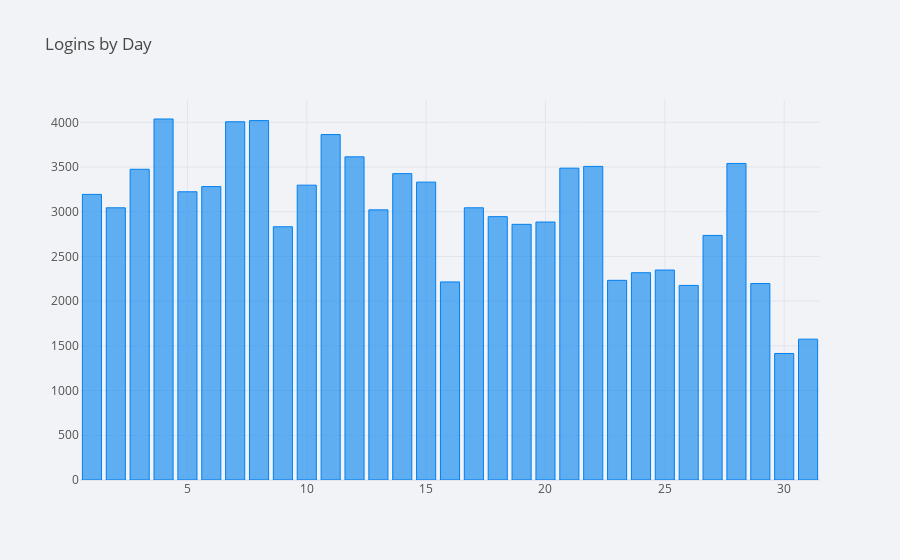

Source (notebook cell):
### Code cell
daily = resampledf_min.groupby('day').sum()
daily.login_count.iplot(kind='bar', title='Logins by Day')

### Figure 1 — Plotly figure (JSON) as saved in the notebook; plotly's stock layout.template omitted (floating-point values rounded to 4 significant figures)
{"data": [{"marker": {"color": "rgba(0, 128, 240, 0.6)", "line": {"color": "rgba(0, 128, 240, 1.0)", "width": 1}}, "name": "login_count", "orientation": "v", "text": "", "type": "bar", "x": [1, 2, 3, 4, 5, 6, 7, 8, 9, 10, 11, 12, 13, 14, 15, 16, 17, 18, 19, 20, 21, 22, 23, 24, 25, 26, 27, 28, 29, 30, 31], "y": [3194, 3044, 3475, 4037, 3223, 3281, 4006, 4019, 2832, 3297, 3863, 3614, 3021, 3426, 3331, 2215, 3044, 2945, 2859, 2885, 3487, 3507, 2233, 2318, 2348, 2176, 2735, 3540, 2197, 1415, 1575]}], "layout": {"legend": {"bgcolor": "#F2F3F7", "font": {"color": "#505050"}}, "paper_bgcolor": "#F2F3F7", "plot_bgcolor": "#F2F3F7", "title": {"font": {"color": "#484848"}, "text": "Logins by Day"}, "xaxis": {"gridcolor": "#E1E5ED", "showgrid": true, "tickfont": {"color": "#505050"}, "title": {"font": {"color": "#505050"}, "text": ""}, "zerolinecolor": "#E1E5ED"}, "yaxis": {"gridcolor": "#E1E5ED", "showgrid": true, "tickfont": {"color": "#505050"}, "title": {"font": {"color": "#505050"}, "text": ""}, "zerolinecolor": "#E1E5ED"}}}
